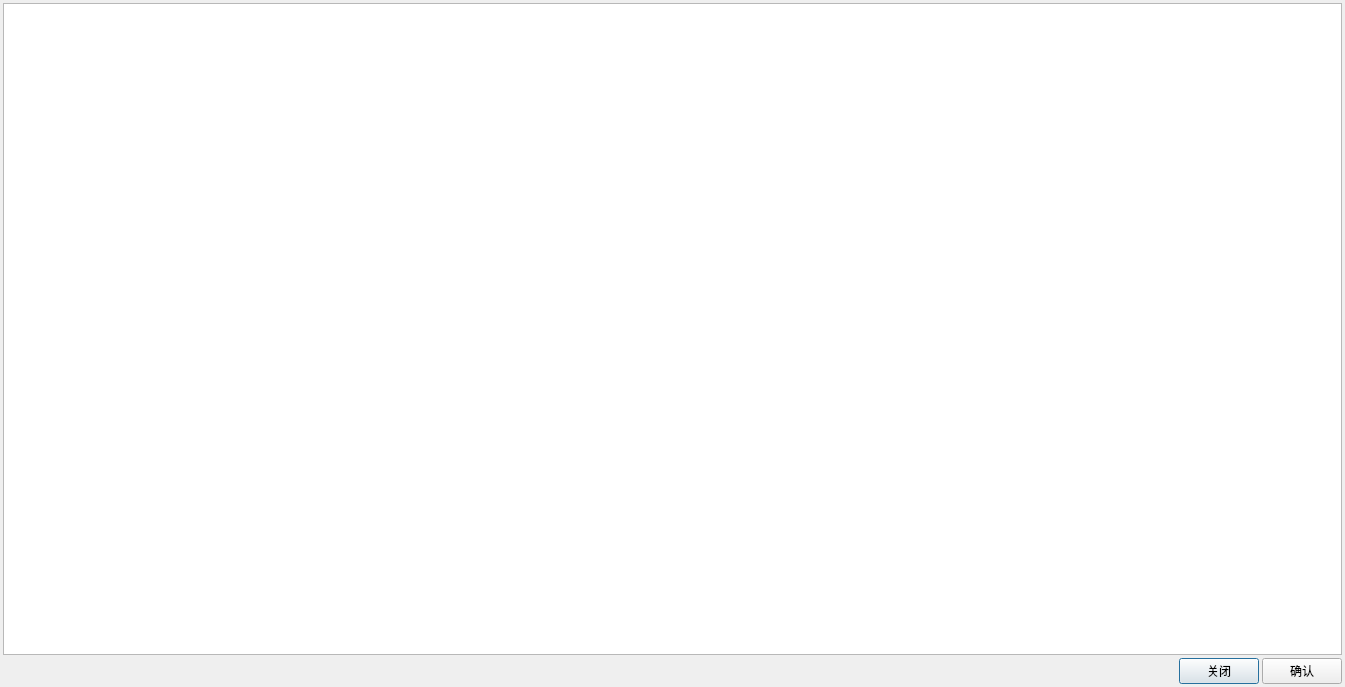
<?xml version="1.0" encoding="UTF-8"?>
<ui version="4.0">
 <class>ImageViewer</class>
 <widget class="QDialog" name="ImageViewer">
  <property name="geometry">
   <rect>
    <x>0</x>
    <y>0</y>
    <width>1345</width>
    <height>687</height>
   </rect>
  </property>
  <property name="windowTitle">
   <string>Dialog</string>
  </property>
  <layout class="QGridLayout" name="gridLayout">
   <property name="leftMargin">
    <number>3</number>
   </property>
   <property name="topMargin">
    <number>3</number>
   </property>
   <property name="rightMargin">
    <number>3</number>
   </property>
   <property name="bottomMargin">
    <number>3</number>
   </property>
   <property name="spacing">
    <number>3</number>
   </property>
   <item row="0" column="0">
    <widget class="GraphicsView" name="graphicsView"/>
   </item>
   <item row="1" column="0">
    <layout class="QHBoxLayout" name="horizontalLayout">
     <item>
      <spacer name="horizontalSpacer">
       <property name="orientation">
        <enum>Qt::Horizontal</enum>
       </property>
       <property name="sizeHint" stdset="0">
        <size>
         <width>40</width>
         <height>20</height>
        </size>
       </property>
      </spacer>
     </item>
     <item>
      <widget class="QPushButton" name="btnCancel">
       <property name="text">
        <string>关闭</string>
       </property>
      </widget>
     </item>
     <item>
      <widget class="QPushButton" name="btnOk">
       <property name="text">
        <string>确认</string>
       </property>
      </widget>
     </item>
    </layout>
   </item>
  </layout>
 </widget>
 <customwidgets>
  <customwidget>
   <class>GraphicsView</class>
   <extends>QGraphicsView</extends>
   <header location="global">GraphicsView.h</header>
  </customwidget>
 </customwidgets>
 <resources/>
 <connections/>
</ui>
